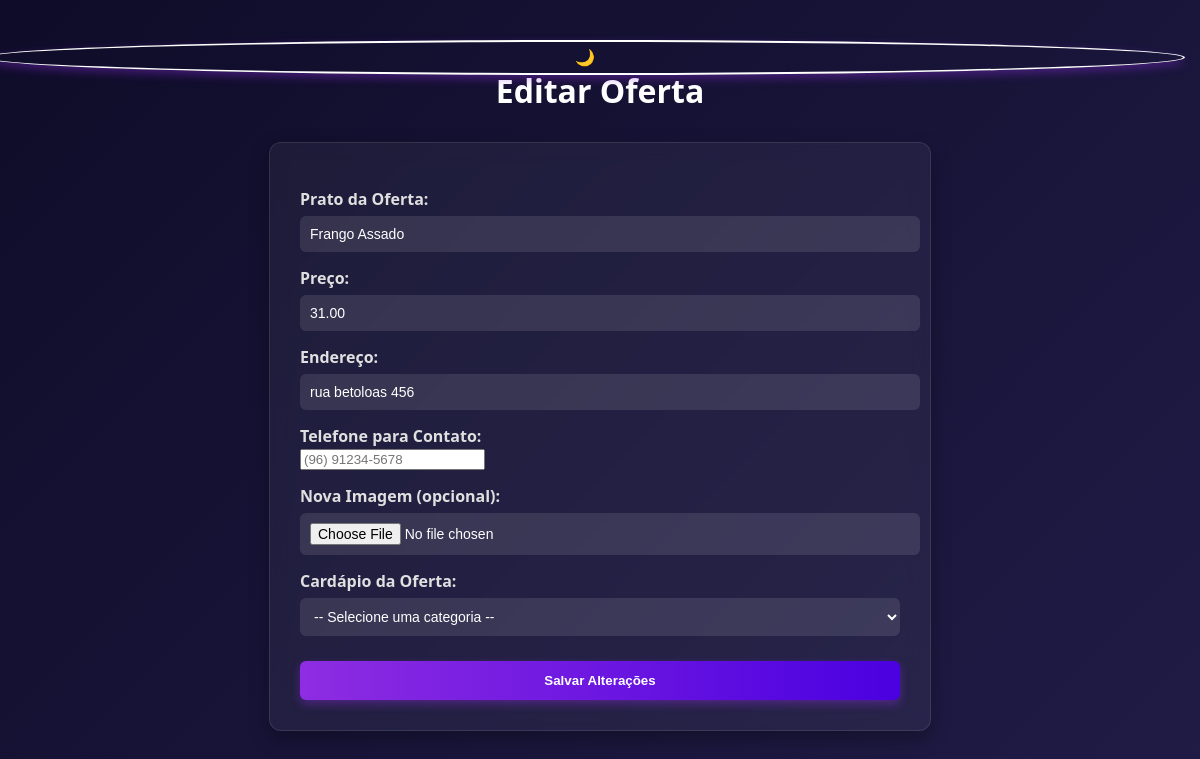
The app's page /editar/1 (signed in), older data.
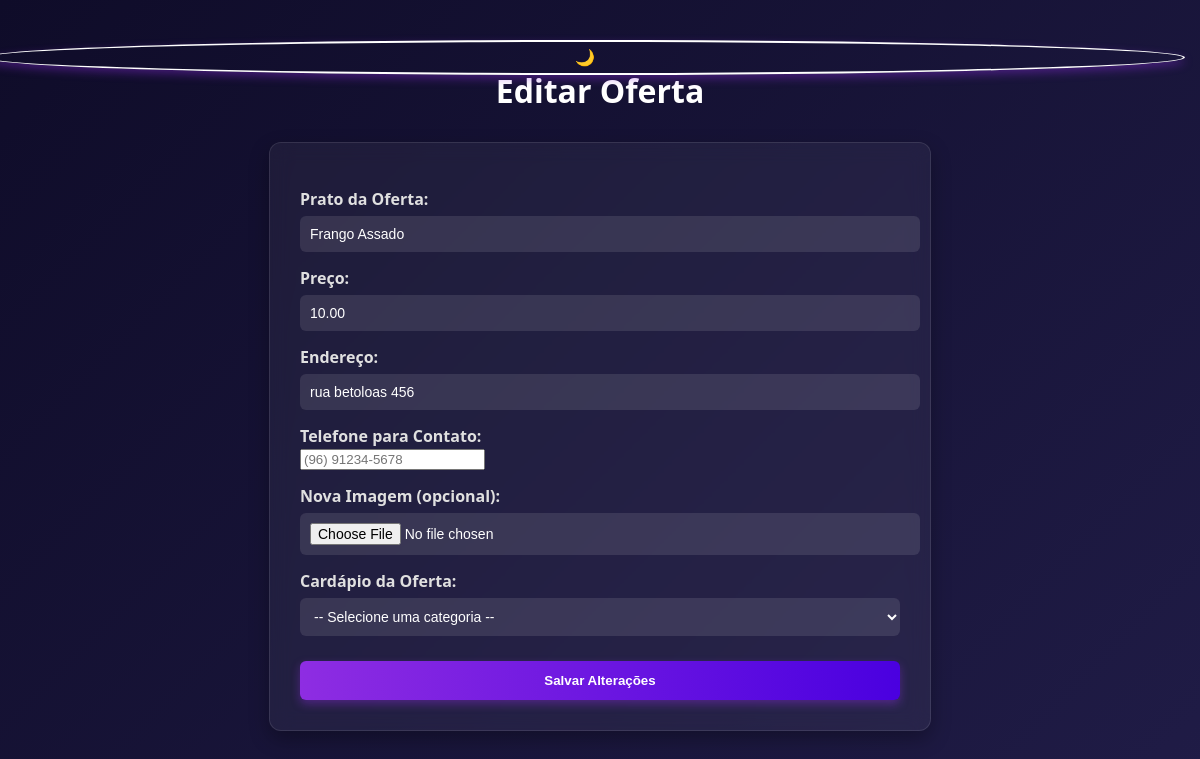
The same page, newer data.
### models.py (models this page shows, shortened)
class Oferta(db.Model):
    __tablename__ = 'ofertas'
    id = db.Column(db.Integer, primary_key=True)
    preco = db.Column(db.String(10), nullable=False)
    endereco = db.Column(db.String(100), nullable=False)
    telefone = db.Column(db.String(20), nullable=False)
    imagem = db.Column(db.String(255))
    cidade = db.Column(db.String(100))
    rango = db.Column(db.String(100))
    ativa = db.Column(db.Boolean, default=True)
    data_criacao = db.Column(db.DateTime, default=datetime.utcnow)
    status_pagamento = db.Column(db.String(20), default="pendente")
    payment_id = db.Column(db.String(100), nullable=True)
    usuario_id = db.Column(db.Integer, db.ForeignKey('usuarios.id'), nullable=False)
    pagamentos = db.relationship('Pagamento', backref='oferta', lazy=True)

### app.py (the view, shortened to what this page needs)
@app.route('/editar/<int:id>', methods=['GET', 'POST'])
@login_required
def editar(id):
    usuario_id = session['usuario_id']
    oferta = Oferta.query.get(id)
    if not oferta or oferta.usuario_id != usuario_id:
        return "Acesso não autorizado", 403
    dados_oferta = {
        'rango': oferta.rango,
        'preco': oferta.preco,
        'endereco': oferta.endereco,
        'telefone': oferta.telefone,
        'prato': oferta.rango  # Inclui o prato atual
    }
    return render_template('editar.html', oferta=dados_oferta)

### templates/editar.html (shortened to what this page needs)
<!DOCTYPE html>
<html lang="pt-br">
<head>
</head>
<body>
  <button id="toggle-theme" title="Alternar modo escuro">🌙</button>
 <h1>Editar Oferta</h1>
<form method="POST" enctype="multipart/form-data">
  <label for="rango">Prato da Oferta:</label>
  <input type="text" name="rango" id="rango" value="{{ oferta.rango }}" required readonly>
  <label for="preco">Preço:</label>
  <input type="number" name="preco" id="preco" step="0.01" value="{{ oferta.preco }}" required>
  <label for="endereco">Endereço:</label>
  <input type="text" name="endereco" id="endereco" value="{{ oferta.endereco }}" required>
  <label for="telefone">Telefone para Contato:</label>
  <input type="tel" name="telefone" id="telefone" placeholder="(96) 91234-5678" required>
  <label for="imagem">Nova Imagem (opcional):</label>
  <input type="file" name="imagem" id="imagem">
  <label for="categoria">Cardápio da Oferta:</label>
  <select id="categoria" onchange="mostrarSubmenu()">
    <option value="">-- Selecione uma categoria --</option>
  </select>
  <button type="submit">Salvar Alterações</button>
</form>

### templates/editar.html (style rules this page uses)
body { font-family: 'Segoe UI', sans-serif; background: linear-gradient(135deg, #0f0c29, #302b63, #24243e); background-size: 400% 400%; animation: gradientBG 15s ease infinite; padding: 40px; color: #f0f0f0; transition: background-color 0.3s ease, color 0.3s ease; }
#toggle-theme { position: fixed; top: 15px; right: 15px; background: transparent; border: 2px solid #fff; color: #fff; padding: 6px 10px; font-size: 16px; border-radius: 50%; cursor: pointer; z-index: 1000; transition: background 0.3s ease, transform 0.3s ease; }
h1 { text-align: center; color: #ffffff; margin-bottom: 30px; }
form { background: rgba(255, 255, 255, 0.05); backdrop-filter: blur(10px); border: 1px solid rgba(255, 255, 255, 0.1); padding: 30px; max-width: 600px; margin: auto; border-radius: 12px; box-shadow: 0 8px 20px rgba(0,0,0,0.3); }
label { display: block; margin-top: 15px; font-weight: bold; color: #e0e0e0; }
input[type="text"], input[type="number"], input[type="date"], input[type="file"], select { width: 100%; padding: 10px; margin-top: 6px; border-radius: 6px; border: none; background-color: rgba(255, 255, 255, 0.1); color: #fff; font-size: 14px; }
button { margin-top: 25px; width: 100%; padding: 12px; background: linear-gradient(90deg, #8e2de2, #4a00e0); color: white; font-weight: bold; border: none; border-radius: 6px; cursor: pointer; box-shadow: 0 4px 10px rgba(142, 45, 226, 0.4); transition: background 0.3s ease, transform 0.2s ease; }

Row changes from the older to the newer data that the page shows:
changed Oferta "Frango Assado": preco "31.00" → "10.00"
